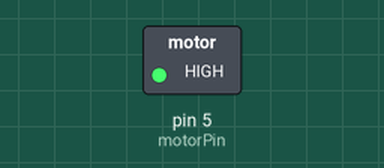
The sketch below on a simulated Arduino Uno, built with avr-gcc and run on an emulated ATmega328P. On the bench: switched loads named in the sketch (green lamp = pin HIGH).

Above: at 0.1 s.
Timing chart, 0 to 1.6 s (numbered marks = the images above):
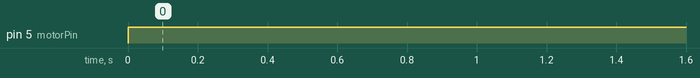

The sketch:

orax-homage-n20.ino
```cpp
const int motorPin = 5;

void setup() {
  pinMode(motorPin, OUTPUT);
  digitalWrite(motorPin, LOW);
}

void loop() {
  digitalWrite(motorPin, HIGH);
  delay(2000);
}
```

Measured:
- by itself, pin 5 (motorPin): LOW → HIGH at 0.00 s
